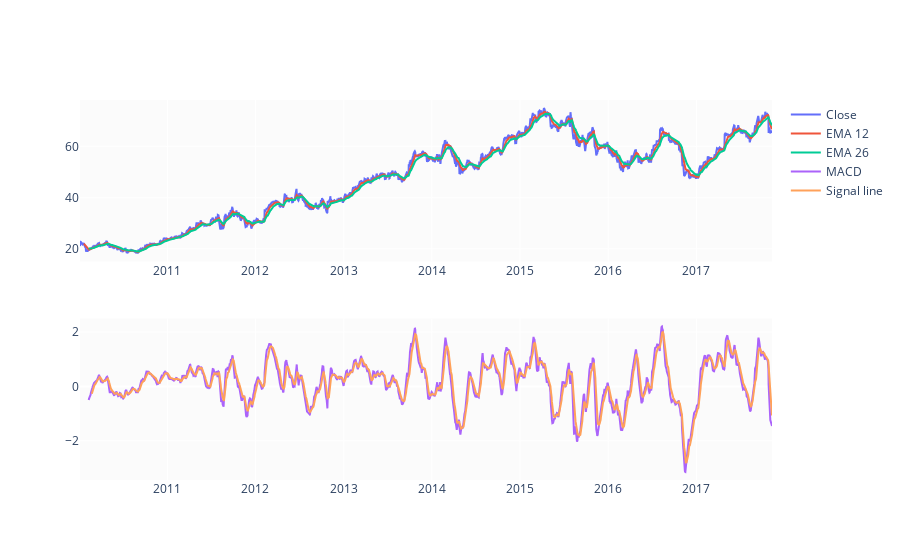

Notebook code for this chart:
### Markdown cell above
#### MACD

### Code cell
EMA_12 = pd.Series(df['Close'].ewm(span=12, min_periods=12).mean())
EMA_26 = pd.Series(df['Close'].ewm(span=26, min_periods=26).mean())
df['MACD'] = pd.Series(EMA_12 - EMA_26)
df['MACD_signal'] = pd.Series(df.MACD.ewm(span=9, min_periods=9).mean())

fig = make_subplots(rows=2, cols=1)
fig.add_trace(go.Scatter(x=df.Date, y=df.Close, name='Close'), row=1, col=1)
fig.add_trace(go.Scatter(x=df.Date, y=EMA_12, name='EMA 12'), row=1, col=1)
fig.add_trace(go.Scatter(x=df.Date, y=EMA_26, name='EMA 26'), row=1, col=1)
fig.add_trace(go.Scatter(x=df.Date, y=df['MACD'], name='MACD'), row=2, col=1)
fig.add_trace(go.Scatter(x=df.Date, y=df['MACD_signal'], name='Signal line'), row=2, col=1)
fig.show()

### Figure 1 — Plotly figure (JSON) as saved in the notebook; plotly's stock layout.template omitted (floating-point values rounded to 4 significant figures; data arrays with more than 128 entries replaced by an {"elided": "..."} marker saying what was removed)
{"data": [{"name": "Close", "type": "scatter", "x": {"elided": "1979 str values"}, "xaxis": "x", "y": {"elided": "1979 float values"}, "yaxis": "y"}, {"name": "EMA 12", "type": "scatter", "x": {"elided": "1979 str values"}, "xaxis": "x", "y": {"elided": "1979 float values"}, "yaxis": "y"}, {"name": "EMA 26", "type": "scatter", "x": {"elided": "1979 str values"}, "xaxis": "x", "y": {"elided": "1979 float values"}, "yaxis": "y"}, {"name": "MACD", "type": "scatter", "x": {"elided": "1979 str values"}, "xaxis": "x2", "y": {"elided": "1979 float values"}, "yaxis": "y2"}, {"name": "Signal line", "type": "scatter", "x": {"elided": "1979 str values"}, "xaxis": "x2", "y": {"elided": "1979 float values"}, "yaxis": "y2"}], "layout": {"xaxis": {"anchor": "y", "domain": [0.0, 1.0]}, "xaxis2": {"anchor": "y2", "domain": [0.0, 1.0]}, "yaxis": {"anchor": "x", "domain": [0.575, 1.0]}, "yaxis2": {"anchor": "x2", "domain": [0.0, 0.425]}}}
